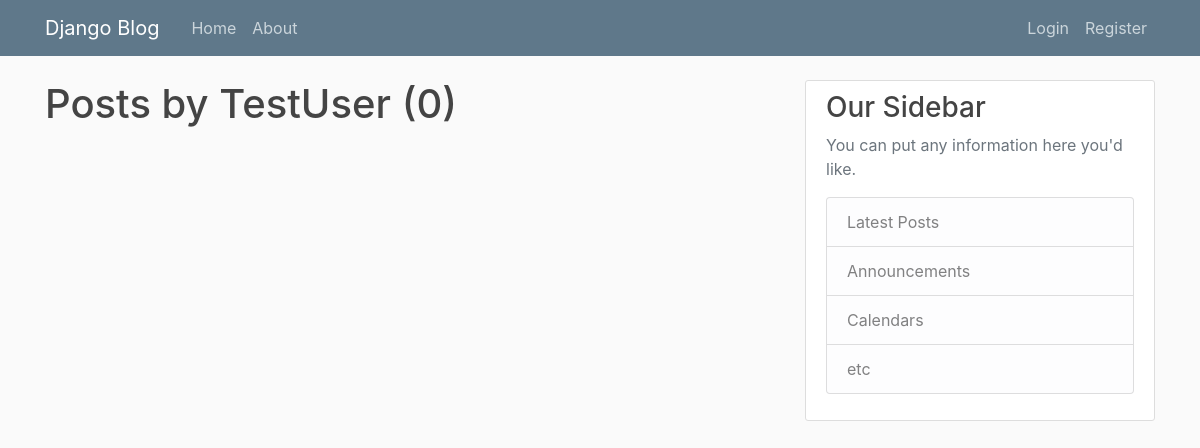
Page /user/TestUser on the earlier database version.
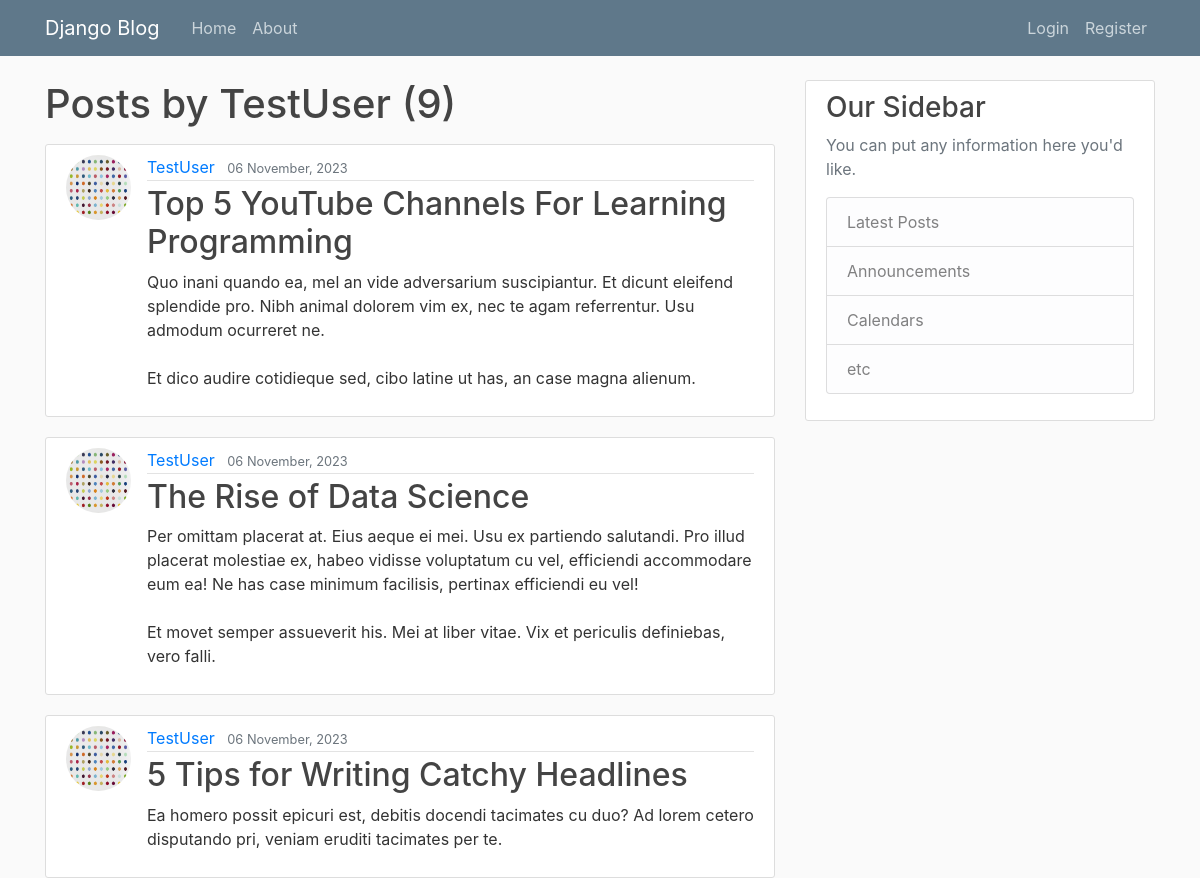
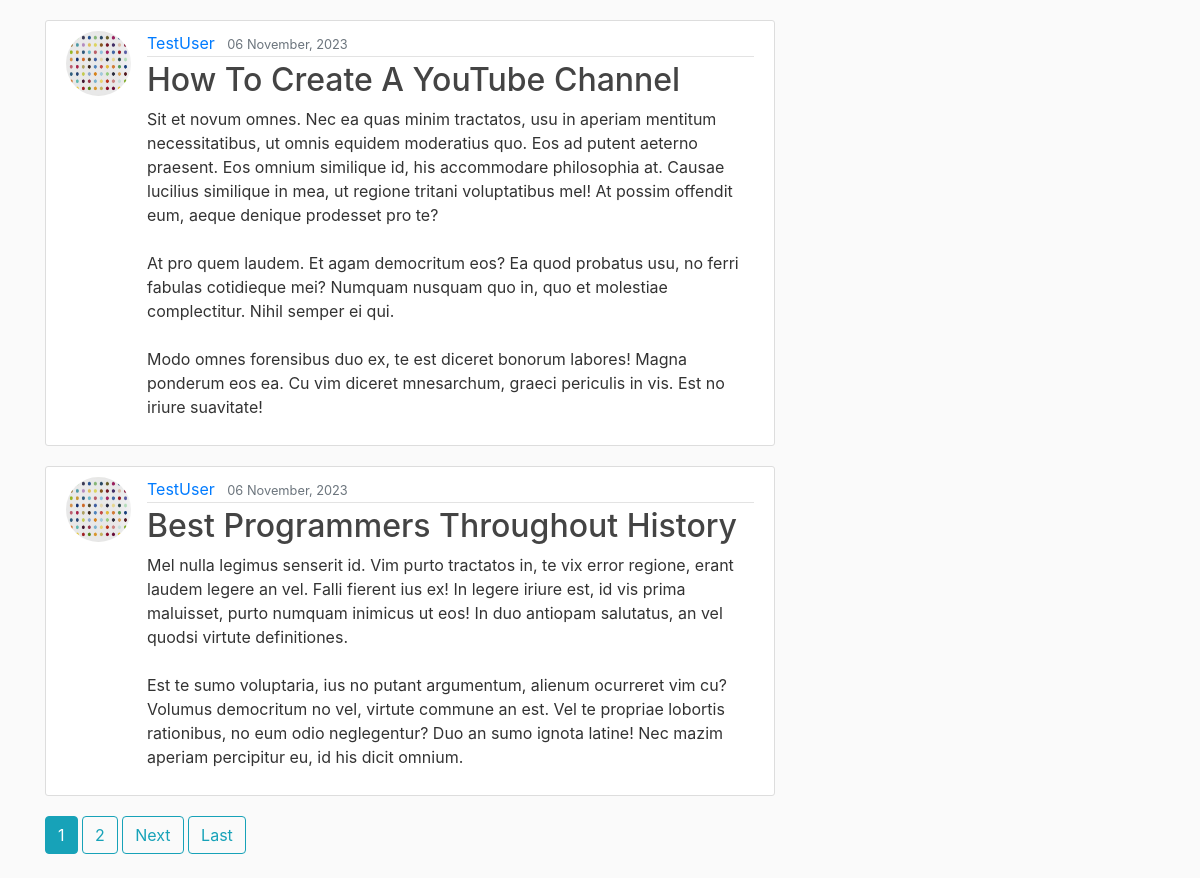
Same page on the later database version (2 pictures, top to bottom).
### blog/models.py (models this page shows, shortened)
class Post(models.Model):
    title = models.CharField(max_length=100)
    content = models.TextField()
    date_posted = models.DateTimeField(default=timezone.now)
    author = models.ForeignKey(User, on_delete=models.CASCADE,)

### users/models.py (models this page shows, shortened)
class Profile(models.Model):
    user = models.OneToOneField(User, on_delete=models.CASCADE)
    image = models.ImageField(default='default.jpg', upload_to='profile_pics')

### blog/views.py (the view)
# urls.py: path('user/<str:username>', UserPostListView.as_view(), name='user-posts'),
class UserPostListView(ListView):
    model = Post  # to create list view
    template_name = 'blog/user_posts.html'
    context_object_name = 'posts'
    paginate_by = 5
    def get_queryset(self):
        user = get_object_or_404(User, username=self.kwargs.get('username'))
        return Post.objects.filter(author=user).order_by('-date_posted')

### blog/templates/blog/user_posts.html (shortened to what this page needs)
{% extends "blog/base.html"%}
{% block content%}
    <h1 class="mb-3">Posts by {{view.kwargs.username}} ({{ page_obj.paginator.count }})</h1>
    {% for post in posts %}
    <article class="media content-section">
        <img  class="rounded-circle article-img"  src="{{ post.author.profile.image.url }}" alt="">
        <div class="media-body">
          <div class="article-metadata">
            <a class="mr-2" href="{% url 'user-posts' post.author.username%}">{{ post.author }}</a>
            <small class="text-muted">{{ post.date_posted|date:"d F, Y" }}</small>
          </div>
          <h2><a class="article-title" href="{% url 'post-detail' post.id %}">{{ post.title }}</a></h2>
          <p class="article-content">{{ post.content }}</p>
        </div>
      </article>
    {% endfor %}
    {% if is_paginated%}
      {% for num in page_obj.paginator.page_range %}
        {% if page_obj.number == num %}
          <a class="btn btn-info mb-4" href="?page={{ num }}">{{ num }}</a>
        {% elif num > page_obj.number|add:'-3' and num < page_obj.number|add:'3' %}
        <a class="btn btn-outline-info mb-4" href="?page={{ num }}">{{ num }}</a>
        {% endif %}
      {% endfor %}
      {% if page_obj.has_next %}
      <a class="btn btn-outline-info mb-4" href="?page={{ page_obj.next_page_number }}">Next</a>
      <a class="btn btn-outline-info mb-4" href="?page={{ page_obj.paginator.num_pages }}">Last</a>
    {% endif%}
    {% endif %}
{%endblock content%}

### blog/templates/blog/base.html (shortened to what this page needs)
{% load static %}
<!DOCTYPE html>
<html lang="en">
<head>
    <link rel="stylesheet" href="https://cdn.jsdelivr.net/npm/bootstrap@4.0.0/dist/css/bootstrap.min.css">
    <link rel="stylesheet" type="text/css" href={% static 'blog/main.css' %}>
</head>
<body>
    <header class="site-header">
        <nav class="navbar navbar-expand-md navbar-dark bg-steel fixed-top">
          <div class="container">
            <a class="navbar-brand mr-4" href="/">Django Blog</a>
            <div class="collapse navbar-collapse" id="navbarToggle">
              <div class="navbar-nav mr-auto">
                <a class="nav-item nav-link" href="{%url 'blog-home'%}">Home</a>
                <a class="nav-item nav-link" href="{%url 'blog-about'%}">About</a>
              </div>
              <div class="navbar-nav">
                {%if user.is_authenticated%}
                  <a class="nav-item nav-link" href="{%url 'post-create'%}">New Post</a>
                  <a class="nav-item nav-link" href="{%url 'profile'%}">Profile</a>
                  <a class="nav-item nav-link" href="{%url 'logout'%}">Logout</a>
                {% else %}
                  <a class="nav-item nav-link" href="{%url 'login'%}">Login</a>
                  <a class="nav-item nav-link" href="{%%url 'register'}">Register</a>
                {% endif %}
              </div>
            </div>
          </div>
        </nav>
    </header>
    <main role="main" class="container">
    <div class="row">
        <div class="col-md-8">
        {% block content %}{% endblock %}
        </div>
        <div class="col-md-4">
        <div class="content-section">
            <h3>Our Sidebar</h3>
            <p class='text-muted'>You can put any information here you'd like.
            <ul class="list-group">
                <li class="list-group-item list-group-item-light">Latest Posts</li>
                <li class="list-group-item list-group-item-light">Announcements</li>
                <li class="list-group-item list-group-item-light">Calendars</li>
                <li class="list-group-item list-group-item-light">etc</li>
            </ul>
            </p>
        </div>
        </div>
    </div>
    </main>
</body>
</html>

### blog/static/blog/main.css (style rules this page uses)
body { background: #fafafa; color: #333333; margin-top: 5rem; }
h1, h2, h3, h4, h5, h6 { color: #444444; }
ul { margin: 0; }
.bg-steel { background-color: #5f788a; }
.site-header .navbar-nav .nav-link { color: #cbd5db; }
.content-section { background: #ffffff; padding: 10px 20px; border: 1px solid #dddddd; border-radius: 3px; margin-bottom: 20px; }
.article-title { color: #444444; }
.article-content { white-space: pre-line; }
.article-img { height: 65px; width: 65px; margin-right: 16px; }
.article-metadata { padding-bottom: 1px; margin-bottom: 4px; border-bottom: 1px solid #e3e3e3 }

Differences in the rows shown:
added Post: author.profile.image (placeholder picture), author "TestUser", date_posted "06 November, 2023", title "Top 5 YouTube Channels For Learning Programming", content "Quo inani quando ea, mel an vide adversarium suscipiantur. Et dicunt eleifend splendide pro. Nibh animal dolorem vim ex, nec te agam referrentur. Usu admodum ocurreret ne. Et dico audire cotidieque sed, cibo latine ut has, an case magna alienum."
added Post: author.profile.image (placeholder picture), author "TestUser", date_posted "06 November, 2023", title "The Rise of Data Science", content "Per omittam placerat at. Eius aeque ei mei. Usu ex partiendo salutandi. Pro illud placerat molestiae ex, habeo vidisse voluptatum cu vel, efficiendi accommodare eum ea! Ne has case minimum facilisis, pertinax efficiendi eu vel! Et movet semper assueverit his. Mei at liber vitae. Vix et periculis definiebas, vero falli."
added Post: author.profile.image (placeholder picture), author "TestUser", date_posted "06 November, 2023", title "5 Tips for Writing Catchy Headlines", content "Ea homero possit epicuri est, debitis docendi tacimates cu duo? Ad lorem cetero disputando pri, veniam eruditi tacimates per te."
added Post: author.profile.image (placeholder picture), author "TestUser", date_posted "06 November, 2023", title "How To Create A YouTube Channel", content "Sit et novum omnes. Nec ea quas minim tractatos, usu in aperiam mentitum necessitatibus, ut omnis equidem moderatius quo. Eos ad putent aeterno praesent. Eos omnium similique id, his accommodare philosophia at. Causae lucilius similique in mea, ut regione tritani voluptatibus mel! At possim offendit eum, aeque denique prodesset pro te? At pro quem laudem. Et agam democritum eos? Ea quod probatus usu, no ferri fabulas cotidieque mei? Numquam nusquam quo in, quo et molestiae complectitur. Nihil semper ei qui. Modo omnes forensibus duo ex, te est diceret bonorum labores! Magna ponderum eos ea. Cu vim diceret mnesarchum, graeci periculis in vis. Est no iriure suavitate!"
added Post: author.profile.image (placeholder picture), author "TestUser", date_posted "06 November, 2023", title "Best Programmers Throughout History", content "Mel nulla legimus senserit id. Vim purto tractatos in, te vix error regione, erant laudem legere an vel. Falli fierent ius ex! In legere iriure est, id vis prima maluisset, purto numquam inimicus ut eos! In duo antiopam salutatus, an vel quodsi virtute definitiones. Est te sumo voluptaria, ius no putant argumentum, alienum ocurreret vim cu? Volumus democritum no vel, virtute commune an est. Vel te propriae lobortis rationibus, no eum odio neglegentur? Duo an sumo ignota latine! Nec mazim aperiam percipitur eu, id his dicit omnium."
Other differences:
{{ page_obj.paginator.count }}: "0" → "9"
new list line: "1"
new list line: "2"
text now shown: "Next Last"
